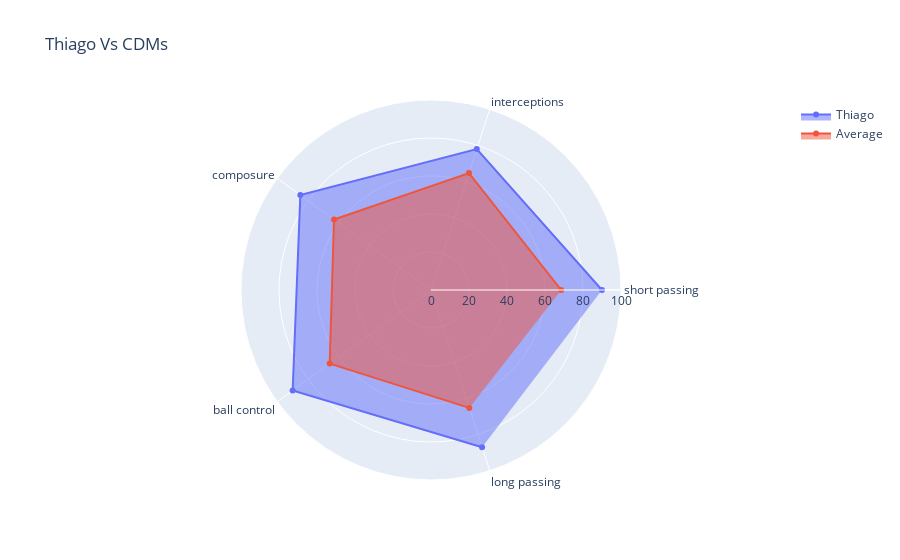

The code cell stored with this chart in its notebook:
### Code cell
Thiago = [90, 78, 85, 90, 87]

fig5 = go.Figure()

fig5.add_trace(go.Scatterpolar(
    r = Thiago, 
    theta = categories,
    fill = 'toself', 
    name = 'Thiago'))

fig5.add_trace(
    go.Scatterpolar(
        r = avg_metrics,
        theta = categories, 
        fill = 'toself',
        name = 'Average'))

fig5.update_layout(
    title_text = 'Thiago Vs CDMs',
    polar=dict(
        radialaxis = dict(
            visible = True, 
            range= [0,100]
        )), 
    showlegend = True
)
fig5.write_image('Q1f.png') 
fig5.show()

### Figure 1 — Plotly figure (JSON) as saved in the notebook; plotly's stock layout.template omitted (floating-point values rounded to 4 significant figures)
{"data": [{"fill": "toself", "name": "Thiago", "r": [90, 78, 85, 90, 87], "theta": ["short passing", "interceptions", "composure", "ball control", "long passing"], "type": "scatterpolar"}, {"fill": "toself", "name": "Average", "r": [68.53, 64.68, 63.1, 65.89, 65.25], "theta": ["short passing", "interceptions", "composure", "ball control", "long passing"], "type": "scatterpolar"}], "layout": {"polar": {"radialaxis": {"range": [0, 100], "visible": true}}, "showlegend": true, "title": {"text": "Thiago Vs CDMs"}}}
